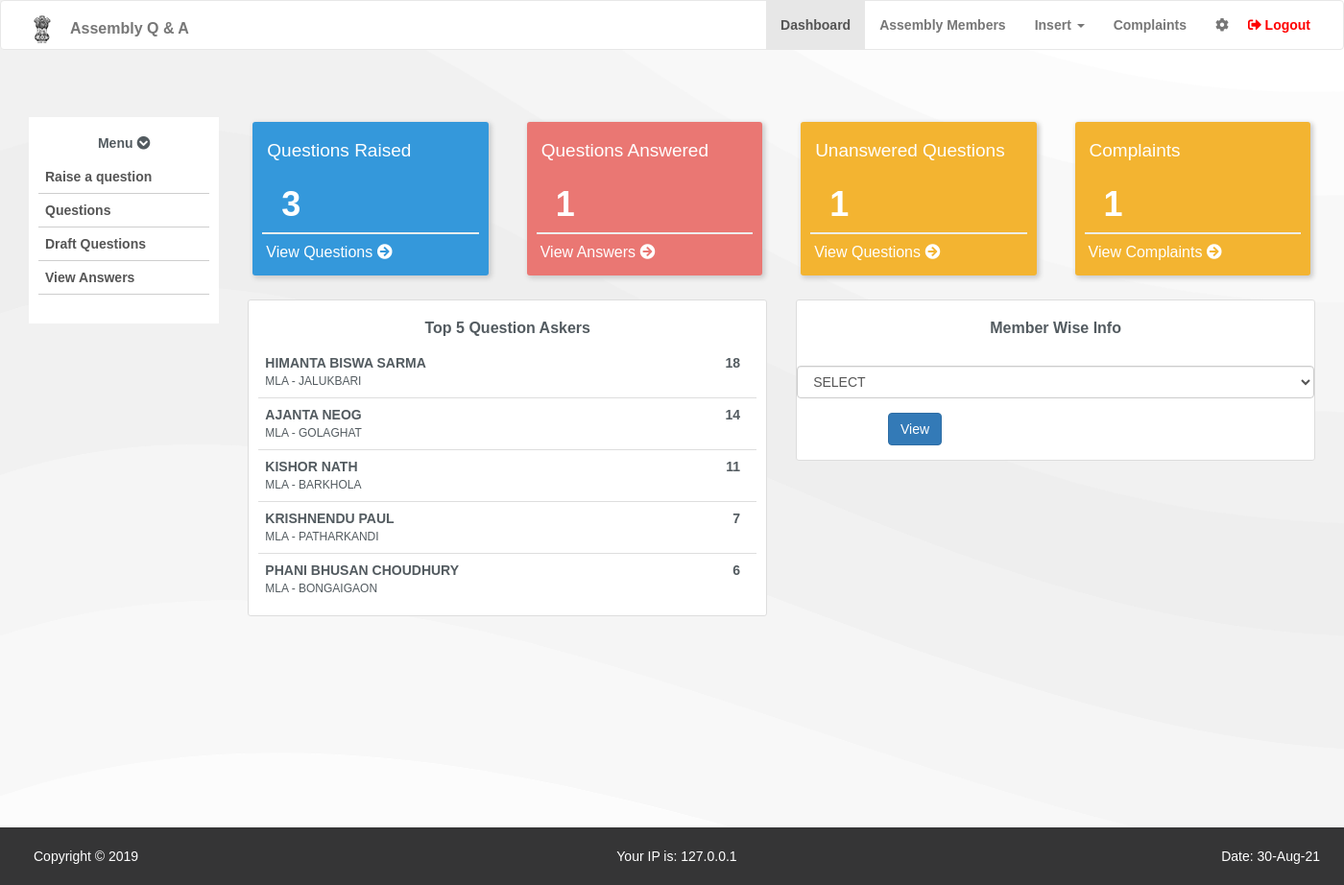
/assembly-dashboard/ (signed in), run on the app's committed database.
### tables this page shows
CREATE TABLE `member` (
  `member_id` int(11) NOT NULL,
  `firstname` varchar(50) NOT NULL,
  `lastname` varchar(50) NOT NULL,
  `party_affiliation` varchar(50) NOT NULL,
  `assembly_constituency_no` int(11) NOT NULL,
  `assembly_constituency_name` varchar(50) NOT NULL,
  `member_type` varchar(5) NOT NULL,
  `questions_asked` int(11) NOT NULL DEFAULT 0
);

### assembly-dashboard/index.php (the view, shortened to what this page needs)
<?php
	include 'includes/header.php';
?>
</head>
<body id='active-dashboard'>
	<?php
		include 'includes/nav.php';
	?>
	<?php
		if(isset($_SESSION['username'])) { ?>
		<div class="main">
			<section>
				<div class="container">
					<div class="row">
						<div class="col-lg-2 col-md-2">
							<div class="asideMenuLeft">
								<h5>Menu <i class='fas fa-chevron-circle-down'></i></h5>
								<ul>
									<a href="raise-question"><li>Raise a question</li></a>
									<a href="questions"><li>Questions</li></a>
									<a href="draft-questions"><li>Draft Questions</li></a>
									<a href="answers"><li>View Answers</li></a>
								</ul>
							</div>
						</div>
						<div class="col-lg-10 col-md-10 col-sm-12">
							<div class="card-strip">
								<div class="row">
									<div class="col-sm-3">
										<div class="card" style="background-color: #3498DB;">
											<h4>Questions Raised</h4>
											<?php
												$sql = "SELECT COUNT(*) as q_id FROM questions";
												$result = $conn->query($sql);
												$row = mysqli_fetch_assoc($result);
												echo "<h1>$row[q_id]</h1>";
											?>
											<div class="line"></div>
											<h5><a href="questions"> View Questions <i class="fas fa-arrow-circle-right"></i></a></h5>
										</div>
									</div>
									<div class="col-sm-3">
										<div class="card" style="background-color: #EA7773;">
											<h4>Questions Answered</h4>
											<?php
												$sql = "SELECT COUNT(*) as ans_id FROM answers";
												$result = $conn->query($sql);
												$row = mysqli_fetch_assoc($result);
												echo "<h1>$row[ans_id]</h1>";
											?>
											<div class="line"></div>
											<h5><a href="answers"> View Answers <i class="fas fa-arrow-circle-right"></i></a></h5>
										</div>
									</div>
									<div class="col-sm-3">
										<div class="card" style="background-color: #F3B431;">
											<h4>Unanswered Questions</h4>
											<?php
												$sql = "SELECT COUNT(*) as q_id FROM questions WHERE status = 'No'";
												$result = $conn->query($sql);
												$row = mysqli_fetch_assoc($result);
												echo "<h1>$row[q_id]</h1>";
											?>
											<div class="line"></div>
											<h5><a href="questions"> View Questions <i class="fas fa-arrow-circle-right"></i></a></h5>
										</div>
									</div>
									<div class="col-sm-3">
										<div class="card" style="background-color: #F3B431;">
											<h4>Complaints</h4>
											<?php
												$sql = "SELECT COUNT(*) as complaint_id FROM complaint";
												$result = $conn->query($sql);
												$row = mysqli_fetch_assoc($result);
												echo "<h1>$row[complaint_id]</h1>";
											?>
											<div class="line"></div>
											<h5><a href="complaints"> View Complaints <i class="fas fa-arrow-circle-right"></i></a></h5>
										</div>
									</div>
								</div>
							</div>
							<div class="row">
								<div class="col-sm-6">
									<div class="large-box">
										<h5>Top 5 Question Askers</h5>
										<ul>
											<?php
												$sql = "SELECT * FROM member ORDER BY questions_asked desc LIMIT 5";
												$result = $conn->query($sql);
												while($row = mysqli_fetch_assoc($result)) {
													echo "
													<li>
														$row[firstname] $row[lastname] <span>$row[questions_asked]</span><br>
														<h6>$row[member_type] - $row[assembly_constituency_name]</h6>
													</li>";
												}
											?>
										</ul>
									</div>
								</div>
								<div class="col-sm-6">
									<div class="large-box">
										<h5>Member Wise Info</h5>
										<form class='form-horizontal' role='form' action='member-info.php' method='GET'><br>
										<div class='form-group'>
											<div class='col-sm-12'>
												<select class="form-control" id='askedBy' name='memberID' required="required">
												<option value="">SELECT</option>
											</select>
											</div>
										</div>
										<div class='form-group'>
											<div class='col-sm-offset-2 col-sm-10'>
												<button type='submit' name='memberInfo' class='btn btn-primary'>View</button>
											</div>
										</div>
									</form>
									</div>
								</div>
							</div>
						</div>
				</div>
			</section>
		</div>
		<?php
		} else{
			header ("Location: //localhost/assembly/index?error=login");
		}
	?>
	<?php
		include($_SERVER['DOCUMENT_ROOT'].'/assembly/includes/footer.php');
	?>
</body>

### assembly-dashboard/includes/header.php (shortened to what this page needs)
<!DOCTYPE html>
<html lang="en">
<head>
    <link href="//localhost/assembly/bootstrap/css/bootstrap.css" rel="stylesheet">
	<link rel="stylesheet" href="//localhost/assembly/css/style.css">
    <link rel="stylesheet" href="https://use.fontawesome.com/releases/v5.2.0/css/all.css">

### assembly-dashboard/includes/nav.php (shortened to what this page needs)
<header id='header'>
<nav class="navbar navbar-default" class='navbar-custom'>
  <div class="container">
    <div class="navbar-header">
      <a class="navbar-brand" href="//localhost/assembly/index"><img src="//localhost/assembly/img/logo.png"></a>
       <a href="//localhost/assembly/index" class="navbar-brand" id="brandText">
            <h3 style="font-size: 16px; margin-top: 5px; "><b>Assembly Q & A</b></h3>
        </a>
    </div>
    <div  class="collapse navbar-collapse" id="bs-example-navbar-collapse-1">
      <ul class="nav navbar-nav navbar-right" id='navBar'>
         <li><a href="//localhost/assembly/assembly-dashboard/">Dashboard</a></li>
         <li><a href="//localhost/assembly/assembly-dashboard/members">Assembly Members</a></li>
        <?php
            if(isset($_SESSION['username'])) {
                echo"
                 <li class='dropdown'>
                    <a href='#'' class='dropdown-toggle' data-toggle = 'dropdown'>Insert <b class='caret'></b></a>
                    <ul class='dropdown-menu'>
                        <li><a href='//localhost/assembly/assembly-dashboard/insert-user'>User</a></li>
                        <li><a href='//localhost/assembly/assembly-dashboard/departments'>Departments</a></li>
                        <li><a href='//localhost/assembly/assembly-dashboard/sessions'>Session</a></li>
                    </ul>
                </li>
                <li><a href='//localhost/assembly/assembly-dashboard/complaints'>Complaints</a></li>
                <li class='dropdown'>
                    <a href='#'' class='dropdown-toggle' data-toggle = 'dropdown'><i class='fas fa-cog'></i></a>
                    <ul class='dropdown-menu'>
                        <li><a href='//localhost/assembly/assembly-dashboard/account'>Account</a></li>
                        <li><a href='//localhost/assembly/assembly-dashboard/log-info'>Log Info</a></li>
                        <li><a href='//localhost/assembly/assembly-dashboard/dept-log-info'>Department Log Info</a></li>
                    </ul>
                </li>
                <li>
                    <div class='nav-logout-button'>
                        <form action='//localhost/assembly/assembly-dashboard/includes/logout.inc.php' method='POST'>
                            <button type='submit' name='submit'><i class='fas fa-sign-out-alt'></i> Logout</button>
                        </form>
                    </div>
                </li>";}
                elseif(isset($_SESSION['a_id'])) {
                echo"
                <li>
                    <div class='nav-logout-button'>
                        <form action='//localhost/assembly/assembly-dashboard/includes/logout.inc.php' method='POST'>
                            <button type='submit' name='submit'><i class='fas fa-sign-out-alt'></i> Logout</button>
                        </form>
                    </div>
                </li>";}
        ?>
      </ul>
    </div>
  </div>
</nav>
</header>

### includes/footer.php (shortened to what this page needs)
<section class="footer">
	<div class="container">
		<div class="row">
			<div class="col-lg-4 col-md-4 col-sm-12">
				Copyright &copy; 2019
			</div>
			<div class="col-lg-4 col-md-4 col-sm-12">
				<div class="ip-address">
					<?php
						function get_client_ip() {
						    $ipaddress = '';
						    if (getenv('HTTP_CLIENT_IP'))
						        $ipaddress = getenv('HTTP_CLIENT_IP');
						    else if(getenv('HTTP_X_FORWARDED_FOR'))
						        $ipaddress = getenv('HTTP_X_FORWARDED_FOR');
						    else if(getenv('HTTP_X_FORWARDED'))
						        $ipaddress = getenv('HTTP_X_FORWARDED');
						    else if(getenv('HTTP_FORWARDED_FOR'))
						        $ipaddress = getenv('HTTP_FORWARDED_FOR');
						    else if(getenv('HTTP_FORWARDED'))
						       $ipaddress = getenv('HTTP_FORWARDED');
						    else if(getenv('REMOTE_ADDR'))
						        $ipaddress = getenv('REMOTE_ADDR');
						    else
						        $ipaddress = 'UNKNOWN';
						    return $ipaddress;
						}
						echo "Your IP is: ". get_client_ip(); ?>
				</div>
			</div>
			<div class="col-lg-4 col-md-4 col-sm-12">
				<span style="float: right;">
				<?php
					$date = date("d-M-y");
					echo "Date: $date";
				?>
				</span>
			</div>
		</div>
	</div>
</section>

### css/style.css (style rules this page uses)
* { margin:0; padding: 0; }
html { height: 100%; }
body { font-family: Arial, 'Helvetica', sans-serif; font-size: 14px; color: #535b60; height: 100%; background-color: #ffffff; background-attachment: fixed; background-size: cover; }
.main { margin-top: 5%; min-height: 100%; overflow: auto; padding-bottom: 100px; }
.navbar { background-color: #fff; }
.nav-logout-button { margin-top: 10px; color: red; padding: 5px; font-weight: bold; }
.nav-logout-button button { border: none; background: transparent; }
.navbar-nav li a { font-weight: bold; transition: 0.3s; }
.card-strip { margin-bottom: 20px; }
.card { margin: 5px; padding: 5px 10px; background-color: #fff; box-shadow: 2px 2px 5px 1px #ccc; border-radius: 3px; color: #fff; }
.card h4 { padding: 5px; font-size: 19px; }
.card h1 { font-weight: bold; padding: 0px 20px; }
.card .line { border: 1px solid #eee; color: #000; }
.card h5 a { color: #fff; padding: 4px; font-size: 16px; text-decoration: none; }
.large-box { border: 1px solid #ddd; background-color: #fff; border-radius: 3px; }
.large-box h5 { margin-top: 20px; text-align: center; font-weight: bold; font-size: 16px; }
.large-box ul { list-style: none; margin: 10px; }
.large-box ul li { padding: 7px; font-weight: bold; border-bottom: 1px solid #dedede; }
.large-box ul li:nth-child(5) { border-bottom: none; }
.large-box ul li span { margin-right: 10px; float: right; }
.large-box ul li h6 { padding: 3px 0px; margin: 0; }
.asideMenuLeft { background-color: #fff; margin: 0 auto; padding: 10px; padding-bottom: 20px; margin-bottom: 10px; text-decoration: none; }
.asideMenuLeft h5 { font-weight: bold; text-align: center; }
.asideMenuLeft ul { padding: 0px; text-decoration: none; }
.asideMenuLeft ul a { font-weight: bold; text-decoration: none; }
.asideMenuLeft ul li { list-style: none; padding: 7px; color: #555; border-bottom: 1px solid #cecece; transition: .1s; text-decoration: none; }
.footer { background-color: #353536; position: relative; height: 60px; margin-top: -60px; clear: both; color: #fff; padding: 20px; }
.ip-address { text-align: center; }

### data on the page
member: firstname "HIMANTA BISWA", lastname "SARMA", questions_asked "18", member_type "MLA", assembly_constituency_name "JALUKBARI"
member: firstname "AJANTA", lastname "NEOG", questions_asked "14", member_type "MLA", assembly_constituency_name "GOLAGHAT"
member: firstname "KISHOR", lastname "NATH", questions_asked "11", member_type "MLA", assembly_constituency_name "BARKHOLA"
member: firstname "KRISHNENDU", lastname "PAUL", questions_asked "7", member_type "MLA", assembly_constituency_name "PATHARKANDI"
member: firstname "PHANI BHUSAN", lastname "CHOUDHURY", questions_asked "6", member_type "MLA", assembly_constituency_name "BONGAIGAON"

### other printed values
$row[q_id] "3"
$row[ans_id] "1"
$row[q_id] "1"
$row[complaint_id] "1"
get_client_ip() "127.0.0.1"
